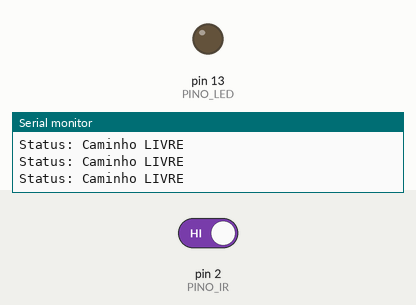
The sketch below on a simulated Arduino Uno, built with avr-gcc and run on an emulated ATmega328P. Shown: output pins drawn as LEDs (lit = HIGH), the last lines printed to the serial monitor. The inputs (shaded band) are chosen by the test bench; at power-on: pin 2 (PINO_IR) HIGH.

Above: at 1.2 s.
1.3 s: pin 2 (PINO_IR) driven LOW
At 2.4 s:
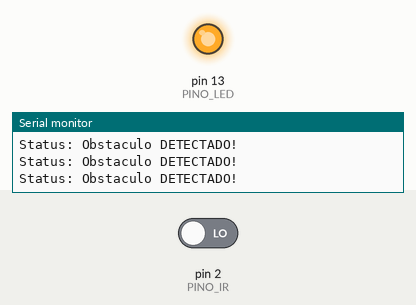
2.9 s: pin 2 (PINO_IR) driven HIGH
At 3.7 s:
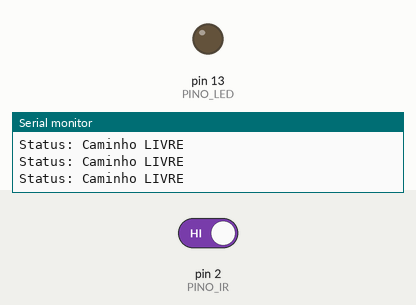
Timing chart, 0 to 5.9 s (numbered marks = the images above; inputs shaded):
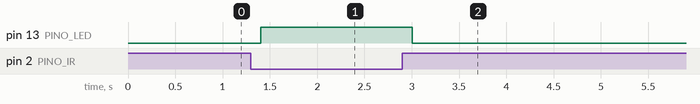

Measured:
- after the input at 1.3 s, pin 13 (PINO_LED): LOW → HIGH after 0.10 s
- after the input at 2.9 s, pin 13 (PINO_LED): HIGH → LOW after 0.10 s

The sketch:

Sensor_IR_Digital.ino
```cpp
/*
 * PROJETO: Leitura de Sensor Infravermelho Digital (Ex: Módulo FC-51 / TCRT5000)
 * DESCRIÇÃO: Detecta a presença de obstáculos por meio da saída digital (DO) do sensor
 * e aciona um LED indicador quando um objeto aproxima-se.
 */

// Definição dos pinos
#define PINO_IR 2       // Pino digital do Arduino conectado ao pino OUT/DO do sensor
#define PINO_LED 13     // LED indicador (utiliza o LED embutido no Arduino Uno)

void setup() {
  pinMode(PINO_IR, INPUT);      // Configura o pino do sensor como entrada de dados
  pinMode(PINO_LED, OUTPUT);    // Configura o pino do LED como saída
  Serial.begin(9600);           // Inicializa a comunicação Serial a 9600 bauds
}

void loop() {
  // Lê o sinal do sensor (retorna HIGH ou LOW)
  int estado_sensor = digitalRead(PINO_IR);

  /*
   * NOTA: A maioria dos módulos IR digitais operam em Lógica Invertida (Active LOW):
   * - LOW (0)  -> Obstáculo Detectado (luz IR refletida de volta)
   * - HIGH (1) -> Sem obstáculo (caminho livre)
   */
  if (estado_sensor == LOW) {
    digitalWrite(PINO_LED, HIGH);     // Acende o LED
    Serial.println("Status: Obstaculo DETECTADO!");
  } else {
    digitalWrite(PINO_LED, LOW);      // Apaga o LED
    Serial.println("Status: Caminho LIVRE");
  }

  delay(200); // Intervalo entre as leituras para evitar sobrecarga no Monitor Serial
}
```
